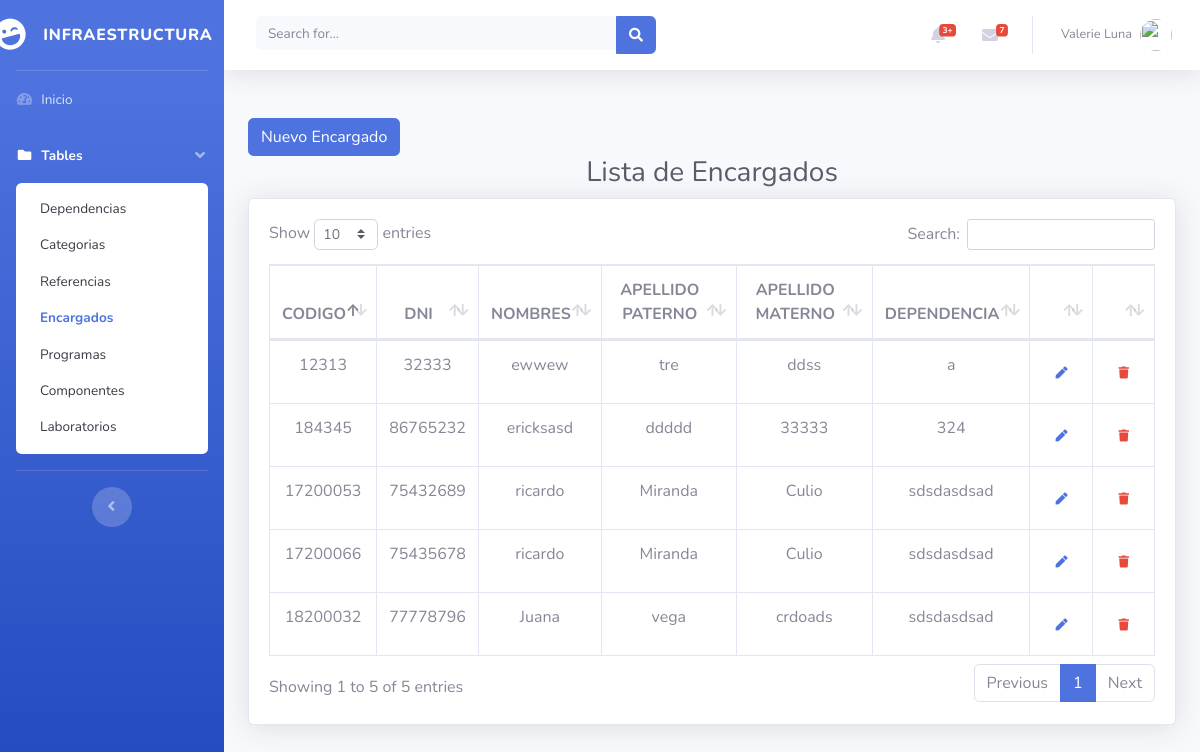
Page /infraestructura/list_encargado on the committed database.
### infraestructura/models.py (models this page shows, shortened)
class Encargado(models.Model):
    enc_codigo = models.CharField(max_length=10, primary_key=True)
    enc_dni = models.CharField(max_length=8, unique=True)
    enc_nombres = models.CharField(max_length=30)
    enc_ape_paterno = models.CharField(max_length=30)
    enc_ape_materno = models.CharField(max_length=30)
    dpn_codigo = models.ForeignKey(Dependencia, on_delete=models.CASCADE)

class Dependencia(models.Model):
    dpn_codigo = models.CharField(max_length=10, primary_key=True)
    dpn_nombre = models.CharField(max_length=30)
    def __str__(self):
        return self.dpn_codigo

### infraestructura/views.py (the view)
# urls.py: path('list_encargado', views.list_encargados, name='list_encargado'),
def list_encargados(request):
    encargado = Encargado.objects.all()
    return render(request, template_name='list_encargados.html', context={'encargado': encargado})

### infraestructura/templates/list_encargados.html (shortened to what this page needs)
{% load staticfiles i18n%}
<!DOCTYPE html>
<html lang="en">
<head>
  <link href="{% static 'vendor/fontawesome-free/css/all.min.css'%}" rel="stylesheet" type="text/css">
  <link href="{% static 'css/sb-admin-2.min.css'%}" rel="stylesheet">
  <link href="{% static 'vendor/datatables/dataTables.bootstrap4.min.css'%}" rel="stylesheet">
</head>
<body id="page-top">
  <div id="wrapper">
    <ul class="navbar-nav bg-gradient-primary sidebar sidebar-dark accordion" id="accordionSidebar">
      <a class="sidebar-brand d-flex align-items-center justify-content-center" href="index">
        <div class="sidebar-brand-icon rotate-n-15">
          <i class="fas fa-laugh-wink"></i>
        </div>
        <div class="sidebar-brand-text mx-3">Infraestructura</div>
      </a>
      <hr class="sidebar-divider my-0">
      <li class="nav-item">
        <a class="nav-link" href="index">
          <i class="fas fa-fw fa-tachometer-alt"></i>
          <span>Inicio</span></a>
      </li>
      <li class="nav-item active">
        <a class="nav-link" href="#" data-toggle="collapse" data-target="#collapseTable" aria-expanded="true" aria-controls="collapseTable">
          <i class="fas fa-fw fa-folder"></i>
          <span>Tables</span>
        </a>
        <div id="collapseTable" class="collapse show" aria-labelledby="headingTable" data-parent="#accordionSidebar">
          <div class="bg-white py-2 collapse-inner rounded">
                <a class="collapse-item " href="list_dependencia">Dependencias</a>
                <a class="collapse-item " href="list_categoria">Categorias</a>
                <a class="collapse-item " href="list_referencia">Referencias</a>
                <a class="collapse-item active" href="list_encargado">Encargados</a>
                <a class="collapse-item " href="list_programa">Programas</a>
                <a class="collapse-item " href="list_componente">Componentes</a>
                <a class="collapse-item " href="list_laboratorio">Laboratorios</a>
          </div>
        </div>
      </li>
      <hr class="sidebar-divider d-none d-md-block">
      <div class="text-center d-none d-md-inline">
        <button class="rounded-circle border-0" id="sidebarToggle"></button>
      </div>
    </ul>
    <div id="content-wrapper" class="d-flex flex-column">
      <div id="content">
        <nav class="navbar navbar-expand navbar-light bg-white topbar mb-4 static-top shadow">
          <form class="d-none d-sm-inline-block form-inline mr-auto ml-md-3 my-2 my-md-0 mw-100 navbar-search">
            <div class="input-group">
              <input type="text" class="form-control bg-light border-0 small" placeholder="Search for..." aria-label="Search" aria-describedby="basic-addon2">
              <div class="input-group-append">
                <button class="btn btn-primary" type="button">
                  <i class="fas fa-search fa-sm"></i>
                </button>
              </div>
            </div>
          </form>
          <ul class="navbar-nav ml-auto">
            <li class="nav-item dropdown no-arrow mx-1">
              <a class="nav-link dropdown-toggle" href="#" id="alertsDropdown" role="button" data-toggle="dropdown" aria-haspopup="true" aria-expanded="false">
                <i class="fas fa-bell fa-fw"></i>
                <span class="badge badge-danger badge-counter">3+</span>
              </a>
            </li>
            <li class="nav-item dropdown no-arrow mx-1">
              <a class="nav-link dropdown-toggle" href="#" id="messagesDropdown" role="button" data-toggle="dropdown" aria-haspopup="true" aria-expanded="false">
                <i class="fas fa-envelope fa-fw"></i>
                <span class="badge badge-danger badge-counter">7</span>
              </a>
            </li>
            <li class="nav-item dropdown no-arrow">
              <a class="nav-link dropdown-toggle" href="#" id="userDropdown" role="button" data-toggle="dropdown" aria-haspopup="true" aria-expanded="false">
                <span class="mr-2 d-none d-lg-inline text-gray-600 small">Valerie Luna</span>
                <img class="img-profile rounded-circle" src="https://source.unsplash.com/QAB-WJcbgJk/60x60">
              </a>
            </li>
          </ul>
        </nav>
        <div class="container-fluid">
        <br>
        <a class="btn btn-primary" href="{% url 'create_encargado' %}">Nuevo Encargado</a>
    <br>
        <p align="center" class="h3 mb-2 text-gray-800">Lista de Encargados</p>
    <div class="card shadow mb-4">
            <div class="card-body">
              <div class="table-responsive">
                  <table class="table table-bordered" id="dataTable" width="100%" cellspacing="0">
            <thead>
                <th class="text-center">CODIGO</th>
                <th class="text-center">DNI</th>
                <th class="text-center">NOMBRES</th>
                <th class="text-center">APELLIDO PATERNO</th>
                <th class="text-center">APELLIDO MATERNO</th>
                <th class="text-center">DEPENDENCIA</th>
                <th class="text-center"></th>
                <th class="text-center"></th>
            </thead>
            <tbody>
                {% for encar in  encargado %}
                    <tr>
                        <td class="text-center">{{ encar.enc_codigo }}</td>
                        <td class="text-center">{{ encar.enc_dni }}</td>
                        <td class="text-center">{{ encar.enc_nombres }}</td>
                        <td class="text-center">{{ encar.enc_ape_paterno }}</td>
                        <td class="text-center"> {{ encar.enc_ape_materno }}</td>
                        <td class="text-center">{{ encar.dpn_codigo }}</td>
                        <td class="text-center"><a class="btn btn-link"  href="{% url 'edit_encargado' encar.enc_codigo %}"> <i class="fas fa-pen fa-xs"></i> </a> </td>
                      <td class="text-center"><a  class="btn btn-link" href="{% url 'delete_encargado' encar.enc_codigo %}" > <i class="fas text-danger fa-trash fa-xs"></i></a></td>
                    </tr>
                {% endfor %}
            </tbody>
        </table>
    </div>
            </div>
    </div>
         </div>
      </div>
    </div>
  </div>
</body>
</html>

### rows in the picture
Encargado: enc_codigo "17200053", enc_dni "75432689", enc_nombres "ricardo", enc_ape_paterno "Miranda", enc_ape_materno "Culio", dpn_codigo "sdsdasdsad"
Encargado: enc_codigo "17200066", enc_dni "75435678", enc_nombres "ricardo", enc_ape_paterno "Miranda", enc_ape_materno "Culio", dpn_codigo "sdsdasdsad"
Encargado: enc_codigo "18200032", enc_dni "77778796", enc_nombres "Juana", enc_ape_paterno "vega", enc_ape_materno "crdoads", dpn_codigo "sdsdasdsad"
Encargado: enc_codigo "184345", enc_dni "86765232", enc_nombres "ericksasd", enc_ape_paterno "ddddd", enc_ape_materno "33333", dpn_codigo "324"
Encargado: enc_codigo "12313", enc_dni "32333", enc_nombres "ewwew", enc_ape_paterno "tre", enc_ape_materno "ddss", dpn_codigo "a"
